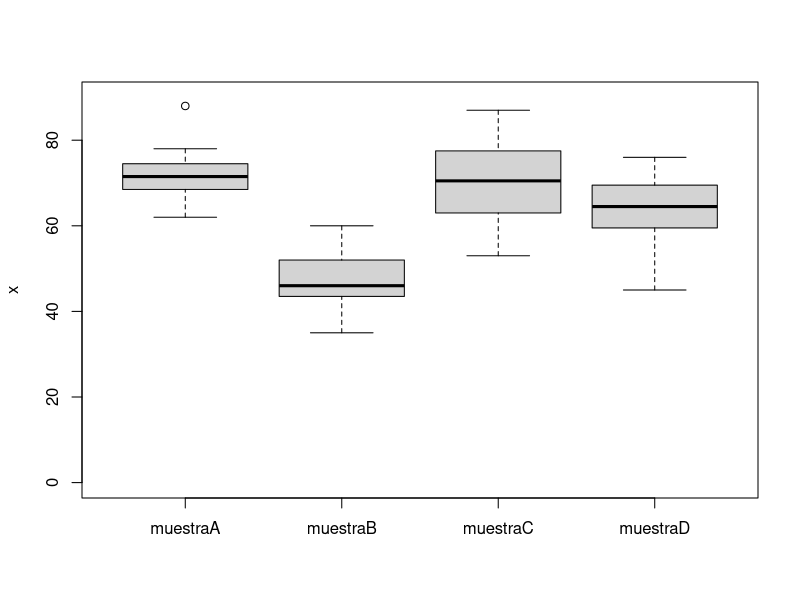
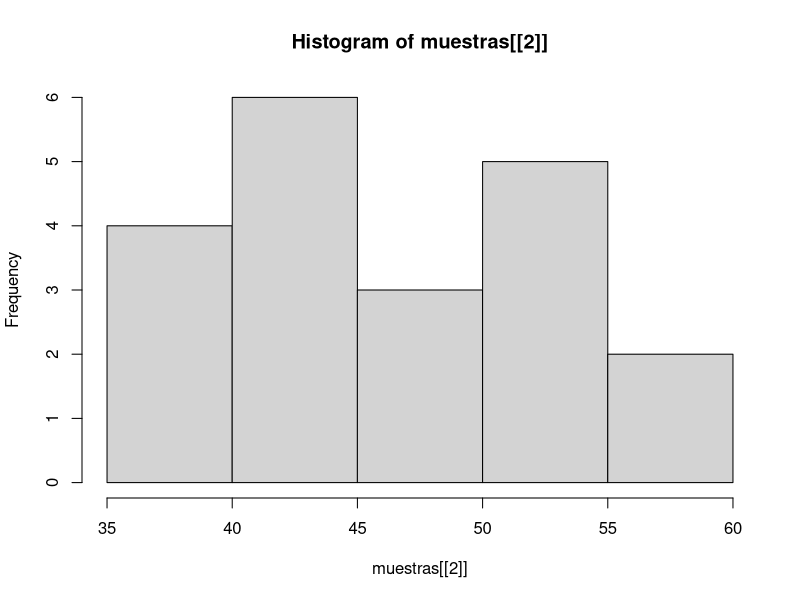
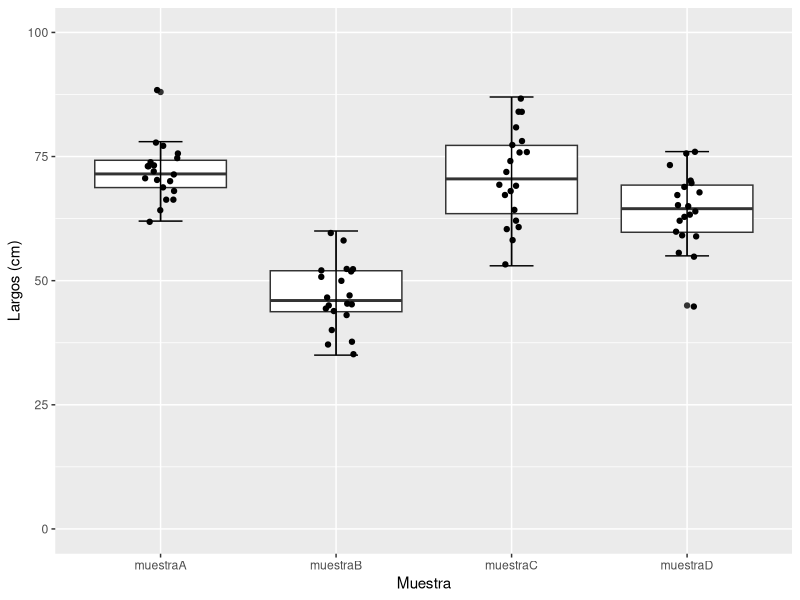
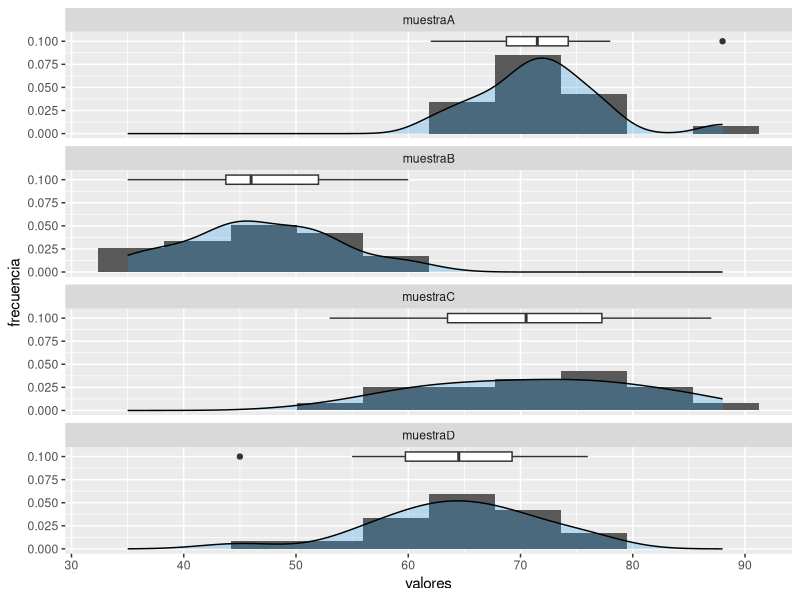
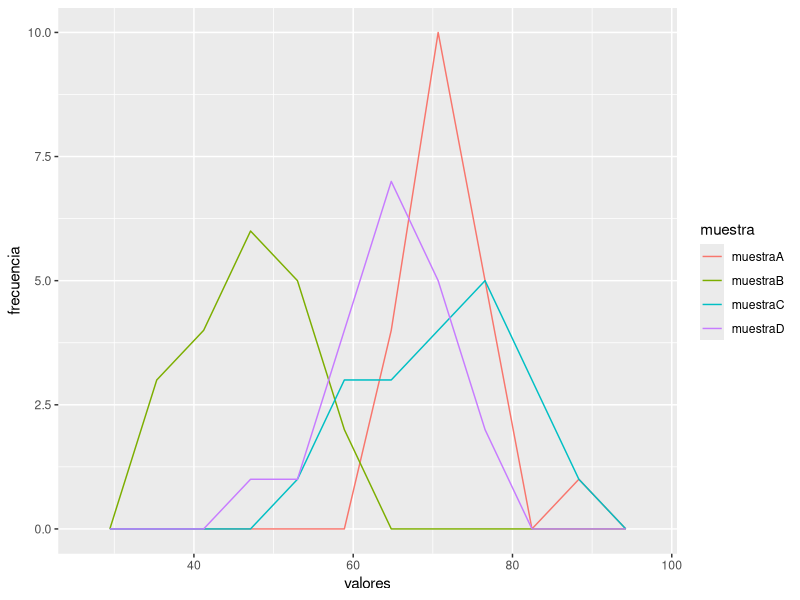
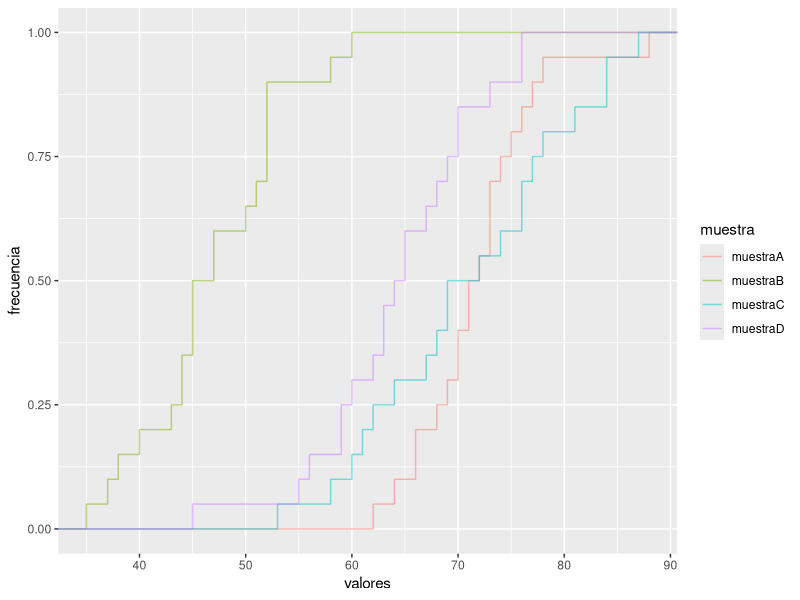
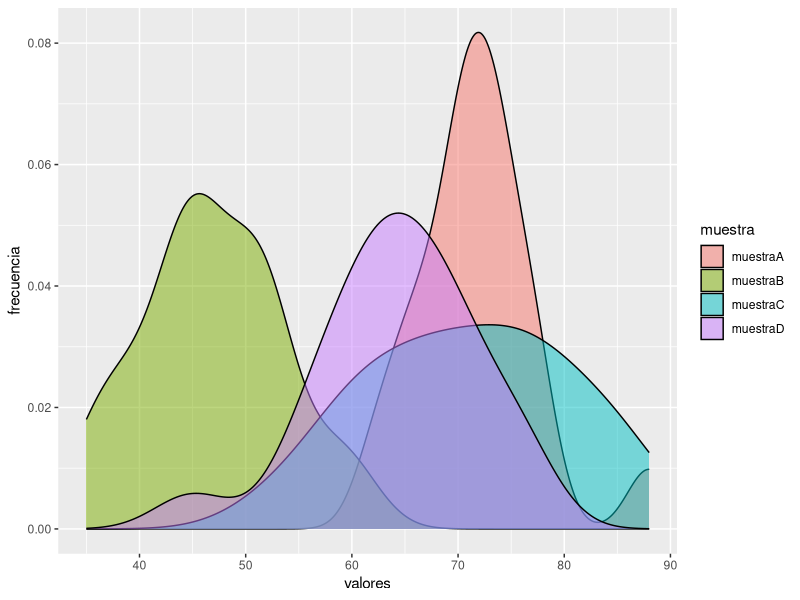

Here is the R script that generated these plots, in order:
## ---- chunk 1
library(tidyverse)
## ---- chunk 2
(70 + 74 + 78 + 66 + 73 + 71 + 71 + 70 + 64 + 66 + 72 + 68 + 77 + 69 + 73 + 88 +  62 + 71 + 75 + 76) / 20
## ---- chunk 3
muestraA <- c(70, 74, 78, 66, 73, 71, 71, 70, 64, 66, 72, 68, 77, 69, 73, 88, 62, 73, 75, 76)

muestraA
sum(muestraA)
length(muestraA)
sum(muestraA) / length(muestraA)
## ---- chunk 4
# Escribir una función que encuentre la moda. Moda es el valor que aparece más cantidad de veces.
moda <- function(unVector){
  frecuencias <- table(unVector)
  names(frecuencias[frecuencias == max(frecuencias)])
}
## ---- chunk 5
sort(muestraA)

# Media
mean(muestraA)

# Mediana. Es el valor que divide los datos en dos (coincide con el quantil 0.5)
median(muestraA)

# Moda es el valor que aparece más cantidad de veces.
moda(muestraA)

## ---- chunk 6
# min q1 q2 q3 max
fivenum(muestraA)

min(muestraA)
# también podría ser 
# fivenum(data)[1]
max(muestraA)
# también podría ser 
# fivenum(data)[5]

quantile(muestraA, probs = c(0,0.25, 0.50, 0.75,1))
quantile(muestraA, probs = 0.25)


q1 <- function(data) {
  quantile(data, probs = 0.25)[[1]]
  # también podría ser fivenum(data)[2]
}
q2 <- function(data) {
  quantile(data, probs = 0.5)[[1]]
  # también podría ser fivenum(data)[3]
}
q3 <- function(data) {
  quantile(data, probs = 0.75)[[1]]
  # también podría ser fivenum(data)[4]
}

q1(muestraA)
q2(muestraA)
q3(muestraA)
## ---- chunk 7
summary(muestraA)
## ---- chunk 8
muestraB <- c(38, 37, 43, 47, 52, 45, 35, 52, 60, 52, 50, 45, 52, 40, 51, 47, 44, 45, 44, 58)
muestraC <- c(78, 69, 76, 64, 81, 84, 58, 77, 67, 69, 61, 62, 74, 87, 68, 53, 60, 84, 72, 76)
muestraD <- c(69, 63, 59, 55, 73, 45, 70, 68, 70, 67, 63, 60, 56, 76, 76, 65, 62, 64, 65, 59)
muestras <- data.frame(muestraA,muestraB,muestraC,muestraD)
## ---- chunk 9
summary(muestras)
## ---- chunk 10
iA <- 1:length(muestraA)
residualesA <- muestraA - mean(muestraA)
residualesCuadradosA <- residualesA ^2
dfA <- tibble(i = iA, x = muestraA, "x - media" = residualesA, "(x-media)^2" = residualesCuadradosA)
# matrizA <- array(c(iA,muestraA, residualesA, residualesCuadradosA), dim= c(length(muestraA),4))
# matrizA
dfA
## ---- chunk 11
paste("Media residuales (segunda columna)")
mean(residualesA)
writeLines("\n")
paste("Suma y Media de residualesCuadrados (tercera columna)")
sum(residualesCuadradosA)
mean(residualesCuadradosA)
writeLines("\n")
paste("Media de residualesCuadrados (tercera columna) PERO CON n-1")
sum(residualesCuadradosA) / (length(residualesCuadradosA) - 1)
## ---- chunk 12
paste("Varianza")
var(muestraA)
paste("Desvío Estándar")
sd(muestraA)
writeLines("\n")
sd(muestraA) == sqrt(var(muestraA))
var(muestraA) == sd(muestraA)^2
## ---- chunk 13
cv <- function(data) {
  sd(data)/mean(data)
}
## ---- chunk 14
cv(muestraA)
## ---- chunk 15
library(plotrix) 
std.error(muestraA)
sd(muestraA)/sqrt(length(muestraA))
## ---- chunk 16
ic95 <- function(data) {
  c(mean(data)-1.96*std.error(data),mean(data)+1.96*std.error(data))
}
## ---- chunk 17
ic95(muestraA)
## ---- chunk 18
boxplot(muestras, ylim=c(0,90), ylab = "x")
## ---- chunk 19
hist(muestras[[2]])
## ---- chunk 20
library(tidyverse)
library(ggplot2)

muestrasTidy <- tibble(muestras)
nombres <- c("muestraA","muestraB","muestraC","muestraD")
muestrasTidy <- muestrasTidy %>% pivot_longer(all_of(nombres), names_to = "muestra", values_to = "valor")
muestrasTidy
## ---- chunk 21
indicesMuestras <- muestrasTidy %>% group_by(muestra) %>% reframe(n = n(), media = mean(valor), q1 = q1(valor), mediana = median(valor),q3 = q3(valor), sd = sd(valor), varianza = var(valor), cv = sd/media, EE = std.error(valor), "IC95-" = ic95(valor)[1], "IC95+" = ic95(valor)[2])
indicesMuestras
## ---- chunk 22
ggplot(muestrasTidy, aes(x = muestra, y = valor)) + 
  geom_boxplot() +
  stat_boxplot(geom = "errorbar",
               width = 0.25) +
  geom_jitter(width = 0.1) +
  xlab("Muestra") + ylab("Largos (cm)") +
  ylim(0,100)
## ---- chunk 23
ggplot(muestrasTidy, aes(x=valor, y = after_stat(density))) + 
  geom_boxplot(aes(x =  valor, y = 0.1), width = 0.01) +
  geom_histogram(bins = 10) +
  geom_density(fill = 4, alpha = 0.25) +
  xlab("valores") + ylab("frecuencia") + 
  facet_wrap(~muestra, ncol=1)
## ---- chunk 24
ggplot(muestrasTidy, aes(x=valor, color = muestra)) + 
  geom_freqpoly(bins = 10) +
  xlab("valores") + ylab("frecuencia")
## ---- chunk 25
ggplot(muestrasTidy, aes(x=valor, color = muestra)) + 
  stat_ecdf(geom = "step", alpha = 0.5) +
  xlab("valores") + ylab("frecuencia")
## ---- chunk 26
ggplot(muestrasTidy, aes(x=valor, fill = muestra)) + 
  geom_density(alpha = 0.5) +
  xlab("valores") + ylab("frecuencia")
